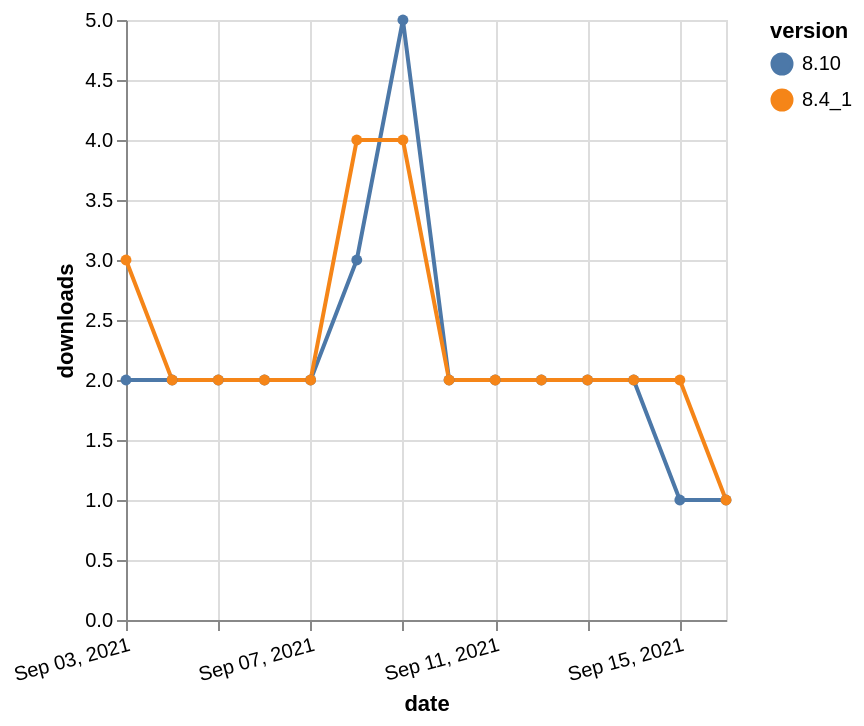

Write a Vega-Lite specification for this figure.
### Vega-Lite specification from a JSON file in a GitHub repository (floating-point values rounded to 4 significant figures)
{"$schema": "https://vega.github.io/schema/vega-lite/v5.json", "description": "A simple bar chart with embedded data.", "data": {"values": [{"date": "2021-09-03", "total": 3349, "delta": 2, "version": "8.10"}, {"date": "2021-09-04", "total": 3351, "delta": 2, "version": "8.10"}, {"date": "2021-09-05", "total": 3353, "delta": 2, "version": "8.10"}, {"date": "2021-09-06", "total": 3355, "delta": 2, "version": "8.10"}, {"date": "2021-09-07", "total": 3357, "delta": 2, "version": "8.10"}, {"date": "2021-09-08", "total": 3360, "delta": 3, "version": "8.10"}, {"date": "2021-09-09", "total": 3365, "delta": 5, "version": "8.10"}, {"date": "2021-09-10", "total": 3367, "delta": 2, "version": "8.10"}, {"date": "2021-09-11", "total": 3369, "delta": 2, "version": "8.10"}, {"date": "2021-09-12", "total": 3371, "delta": 2, "version": "8.10"}, {"date": "2021-09-13", "total": 3373, "delta": 2, "version": "8.10"}, {"date": "2021-09-14", "total": 3375, "delta": 2, "version": "8.10"}, {"date": "2021-09-15", "total": 3376, "delta": 1, "version": "8.10"}, {"date": "2021-09-16", "total": 3377, "delta": 1, "version": "8.10"}, {"date": "2021-09-03", "total": 3357, "delta": 3, "version": "8.4_1"}, {"date": "2021-09-04", "total": 3359, "delta": 2, "version": "8.4_1"}, {"date": "2021-09-05", "total": 3361, "delta": 2, "version": "8.4_1"}, {"date": "2021-09-06", "total": 3363, "delta": 2, "version": "8.4_1"}, {"date": "2021-09-07", "total": 3365, "delta": 2, "version": "8.4_1"}, {"date": "2021-09-08", "total": 3369, "delta": 4, "version": "8.4_1"}, {"date": "2021-09-09", "total": 3373, "delta": 4, "version": "8.4_1"}, {"date": "2021-09-10", "total": 3375, "delta": 2, "version": "8.4_1"}, {"date": "2021-09-11", "total": 3377, "delta": 2, "version": "8.4_1"}, {"date": "2021-09-12", "total": 3379, "delta": 2, "version": "8.4_1"}, {"date": "2021-09-13", "total": 3381, "delta": 2, "version": "8.4_1"}, {"date": "2021-09-14", "total": 3383, "delta": 2, "version": "8.4_1"}, {"date": "2021-09-15", "total": 3385, "delta": 2, "version": "8.4_1"}, {"date": "2021-09-16", "total": 3386, "delta": 1, "version": "8.4_1"}]}, "width": "container", "mark": {"type": "line", "point": {"filled": true}}, "encoding": {"x": {"field": "date", "type": "temporal", "timeUnit": "yearmonthdate", "title": "date", "axis": {"labelAngle": -15}}, "y": {"field": "delta", "type": "quantitative", "title": "downloads"}, "color": {"field": "version", "type": "nominal"}, "tooltip": {"field": "delta"}}}
